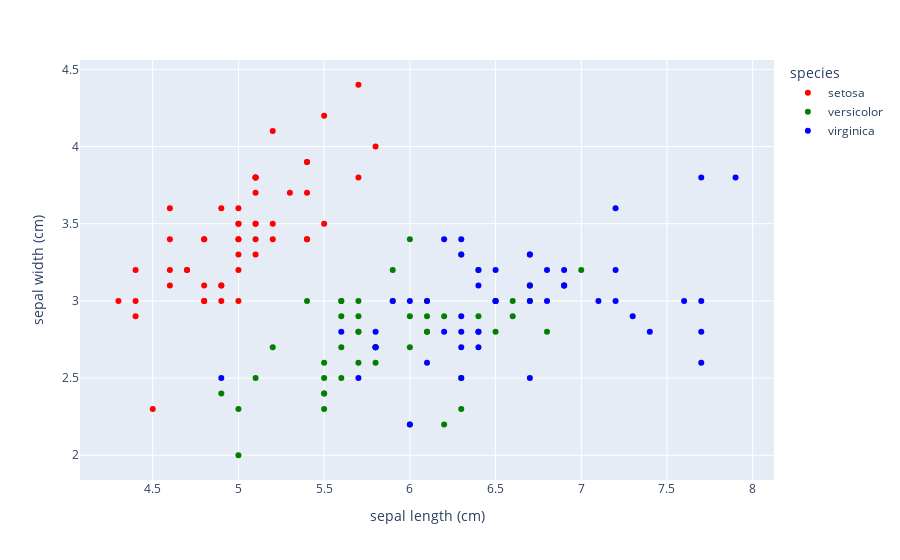

This figure's notebook cell:
### Code cell
import plotly.express as px

# Correct species names in the color map
fig = px.scatter(iris_df, 
                 x='sepal length (cm)', 
                 y='sepal width (cm)', 
                 color='species', 
                 color_discrete_map={'setosa': 'red', 'versicolor': 'green', 'virginica': 'blue'})

# Show the plot
fig.show()

### Figure 1 — Plotly figure (JSON) as saved in the notebook; plotly's stock layout.template omitted (floating-point values rounded to 4 significant figures)
{"data": [{"hovertemplate": "species=setosa<br>sepal length (cm)=%{x}<br>sepal width (cm)=%{y}<extra></extra>", "legendgroup": "setosa", "marker": {"color": "red", "symbol": "circle"}, "mode": "markers", "name": "setosa", "orientation": "v", "showlegend": true, "type": "scatter", "x": [5.1, 4.9, 4.7, 4.6, 5.0, 5.4, 4.6, 5.0, 4.4, 4.9, 5.4, 4.8, 4.8, 4.3, 5.8, 5.7, 5.4, 5.1, 5.7, 5.1, 5.4, 5.1, 4.6, 5.1, 4.8, 5.0, 5.0, 5.2, 5.2, 4.7, 4.8, 5.4, 5.2, 5.5, 4.9, 5.0, 5.5, 4.9, 4.4, 5.1, 5.0, 4.5, 4.4, 5.0, 5.1, 4.8, 5.1, 4.6, 5.3, 5.0], "xaxis": "x", "y": [3.5, 3.0, 3.2, 3.1, 3.6, 3.9, 3.4, 3.4, 2.9, 3.1, 3.7, 3.4, 3.0, 3.0, 4.0, 4.4, 3.9, 3.5, 3.8, 3.8, 3.4, 3.7, 3.6, 3.3, 3.4, 3.0, 3.4, 3.5, 3.4, 3.2, 3.1, 3.4, 4.1, 4.2, 3.1, 3.2, 3.5, 3.6, 3.0, 3.4, 3.5, 2.3, 3.2, 3.5, 3.8, 3.0, 3.8, 3.2, 3.7, 3.3], "yaxis": "y"}, {"hovertemplate": "species=versicolor<br>sepal length (cm)=%{x}<br>sepal width (cm)=%{y}<extra></extra>", "legendgroup": "versicolor", "marker": {"color": "green", "symbol": "circle"}, "mode": "markers", "name": "versicolor", "orientation": "v", "showlegend": true, "type": "scatter", "x": [7.0, 6.4, 6.9, 5.5, 6.5, 5.7, 6.3, 4.9, 6.6, 5.2, 5.0, 5.9, 6.0, 6.1, 5.6, 6.7, 5.6, 5.8, 6.2, 5.6, 5.9, 6.1, 6.3, 6.1, 6.4, 6.6, 6.8, 6.7, 6.0, 5.7, 5.5, 5.5, 5.8, 6.0, 5.4, 6.0, 6.7, 6.3, 5.6, 5.5, 5.5, 6.1, 5.8, 5.0, 5.6, 5.7, 5.7, 6.2, 5.1, 5.7], "xaxis": "x", "y": [3.2, 3.2, 3.1, 2.3, 2.8, 2.8, 3.3, 2.4, 2.9, 2.7, 2.0, 3.0, 2.2, 2.9, 2.9, 3.1, 3.0, 2.7, 2.2, 2.5, 3.2, 2.8, 2.5, 2.8, 2.9, 3.0, 2.8, 3.0, 2.9, 2.6, 2.4, 2.4, 2.7, 2.7, 3.0, 3.4, 3.1, 2.3, 3.0, 2.5, 2.6, 3.0, 2.6, 2.3, 2.7, 3.0, 2.9, 2.9, 2.5, 2.8], "yaxis": "y"}, {"hovertemplate": "species=virginica<br>sepal length (cm)=%{x}<br>sepal width (cm)=%{y}<extra></extra>", "legendgroup": "virginica", "marker": {"color": "blue", "symbol": "circle"}, "mode": "markers", "name": "virginica", "orientation": "v", "showlegend": true, "type": "scatter", "x": [6.3, 5.8, 7.1, 6.3, 6.5, 7.6, 4.9, 7.3, 6.7, 7.2, 6.5, 6.4, 6.8, 5.7, 5.8, 6.4, 6.5, 7.7, 7.7, 6.0, 6.9, 5.6, 7.7, 6.3, 6.7, 7.2, 6.2, 6.1, 6.4, 7.2, 7.4, 7.9, 6.4, 6.3, 6.1, 7.7, 6.3, 6.4, 6.0, 6.9, 6.7, 6.9, 5.8, 6.8, 6.7, 6.7, 6.3, 6.5, 6.2, 5.9], "xaxis": "x", "y": [3.3, 2.7, 3.0, 2.9, 3.0, 3.0, 2.5, 2.9, 2.5, 3.6, 3.2, 2.7, 3.0, 2.5, 2.8, 3.2, 3.0, 3.8, 2.6, 2.2, 3.2, 2.8, 2.8, 2.7, 3.3, 3.2, 2.8, 3.0, 2.8, 3.0, 2.8, 3.8, 2.8, 2.8, 2.6, 3.0, 3.4, 3.1, 3.0, 3.1, 3.1, 3.1, 2.7, 3.2, 3.3, 3.0, 2.5, 3.0, 3.4, 3.0], "yaxis": "y"}], "layout": {"legend": {"title": {"text": "species"}, "tracegroupgap": 0}, "margin": {"t": 60}, "xaxis": {"anchor": "y", "domain": [0, 1], "title": {"text": "sepal length (cm)"}}, "yaxis": {"anchor": "x", "domain": [0, 1], "title": {"text": "sepal width (cm)"}}}}
